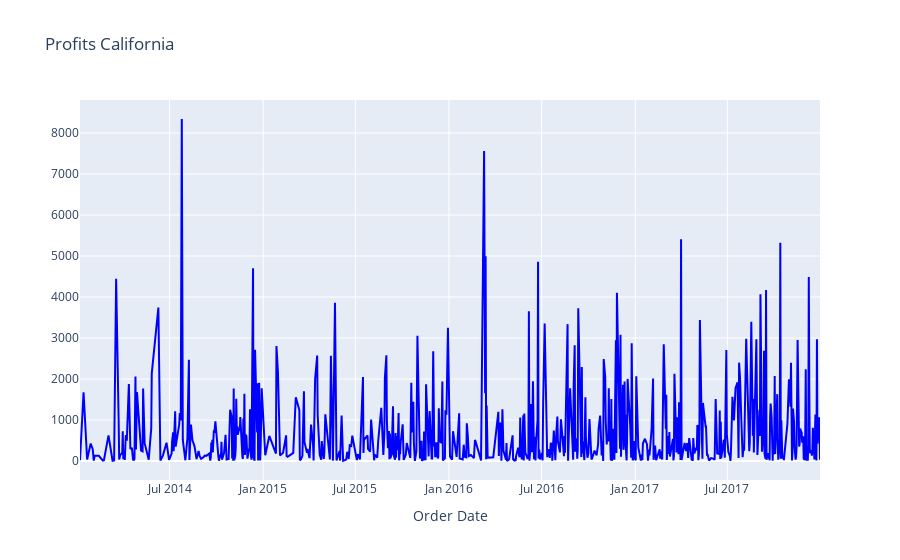

The cell this chart's notebook holds for it:
### Code cell
trace1 = go.Scatter(x = cali['Order Date'],
                    y = cali['Sales'],
                    name = 'Order Date',
                    mode= 'lines',  # tambien puede ser markers y lines+markers
                    marker = dict(color = 'blue'),
                    
                )


data = [trace1]

layout = dict(title= 'Profits California',
             xaxis= dict(title= 'Order Date',ticklen= 5) # El layout no es necesario poner, lo pone por defecto. 
           )

fig = go.Figure(data = data, layout=layout)

fig

### Figure 1 — Plotly figure (JSON) as saved in the notebook; plotly's stock layout.template omitted (floating-point values rounded to 4 significant figures; data arrays with more than 128 entries replaced by an {"elided": "..."} marker saying what was removed)
{"data": [{"marker": {"color": "blue"}, "mode": "lines", "name": "Order Date", "type": "scatter", "x": {"elided": "659 str values"}, "y": {"elided": "659 float values"}}], "layout": {"title": {"text": "Profits California"}, "xaxis": {"ticklen": 5, "title": {"text": "Order Date"}}}}
